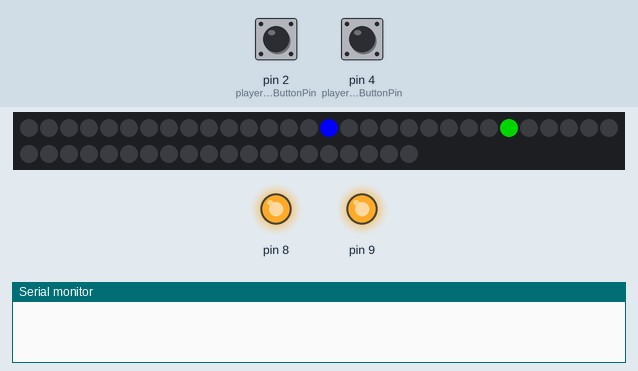
Recording of a sketch running on a simulated Arduino Uno, built with avr-gcc and run on an emulated ATmega328P. On the bench: 50 RGB LEDs in strip order, left to right, continuing on the next row, output pins drawn as LEDs (lit = HIGH), the last lines printed to the serial monitor. The inputs (shaded band) are chosen by the test bench; at power-on: pin 2 (playerOneButtonPin) LOW, pin 4 (playerTwoButtonPin) LOW. Random numbers use the default seed unless the sketch sets one.

Above: at 1.2 s.
1.3 s: pin 2 (playerOneButtonPin) pulled HIGH for 1 s
At 2.9 s:
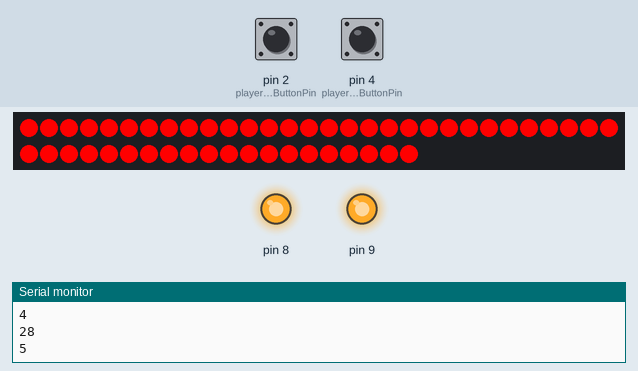
5.0 s: pin 4 (playerTwoButtonPin) pulled HIGH for 1 s
7.5 s: pin 2 (playerOneButtonPin) pulled HIGH for 3.2 s
At 8.84 s:
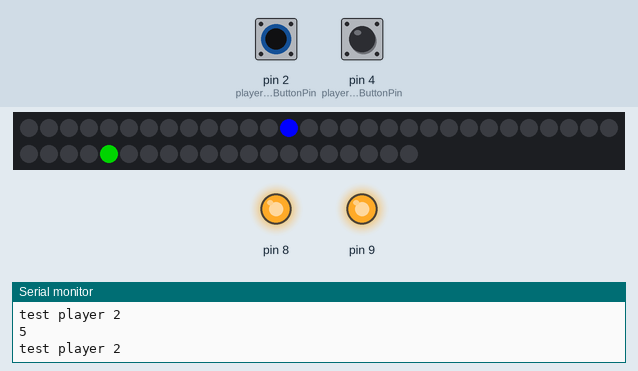
Timing chart, 0 to 10.5 s (numbered marks = the images above; inputs shaded):
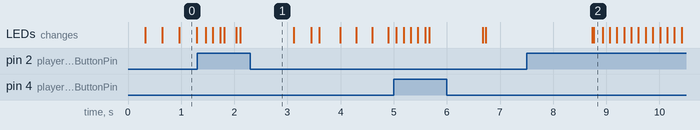

The sketch:

logic00.ino
```cpp
#include <FastLED.h>
#define NUM_LEDS 50
#define DATA_PIN 3
CRGB leds[NUM_LEDS];


int ledPositionIndex = 0;
int playerIndex = 1; // Player One = 1, Player Two = 2

int playerOneDelay = 30;
int playerTwoDelay = 30;

int playerOneCount = 0;
int playerTwoCount = 0;

int playerOneErrorCount = 0;
int playerTwoErrorCount = 0;

int maxerror = 5;

int playerOneButtonState = 0;
int playerTwoButtonState = 0;

int playerOneButtonPin = 2;
int playerTwoButtonPin = 4;

int goalLEDIndex = 24;

int LEDdelay = 30;

void setup() {
   FastLED.addLeds<WS2811, DATA_PIN>(leds, NUM_LEDS);
   pinMode(4, INPUT);
   pinMode(8, OUTPUT);
   pinMode(9,OUTPUT);

   digitalWrite(8, HIGH);
   digitalWrite(9, HIGH);
   randomSeed(analogRead(0));
   Serial.begin(9600);
}
void loop() {
    for(ledPositionIndex; ledPositionIndex < NUM_LEDS; ledPositionIndex++) {
        leds[ledPositionIndex] = CRGB::Blue;
        leds[goalLEDIndex] = CRGB::Green;
        FastLED.show();
        delay(LEDdelay);
        if (playerIndex == 1){
          playerOneButtonState = digitalRead(playerOneButtonPin);

          if(playerOneButtonState == HIGH && ledPositionIndex == goalLEDIndex) {
            goalLEDIndex = random(0, 50);
            LEDdelay -= 2;
            playerOneCount++;
            Serial.println(LEDdelay);
            delay(100);
          }
          else if (playerOneButtonState == HIGH && ledPositionIndex != goalLEDIndex){
              playerOneErrorCount++;
              delay(75);
               Serial.println(playerOneErrorCount);
            }
           if (playerOneErrorCount == maxerror){
            fill_solid(leds,50, CRGB::Red);

            FastLED.show();
            delay(1000);
            fill_solid(leds,50, CRGB::Black);

            playerIndex = 2;
            playerOneErrorCount == 0;
            }

        }
        if (playerIndex == 2){
          Serial.println("test player 2");
          playerTwoButtonState = digitalRead(playerTwoButtonPin);

          if(playerTwoButtonState == HIGH && ledPositionIndex == goalLEDIndex) {
            goalLEDIndex = random(0, 50);
            LEDdelay -= 2;
            playerOneCount++;
            Serial.println(LEDdelay);
            delay(100);
          }
          else if (playerTwoButtonState == HIGH && ledPositionIndex != goalLEDIndex){
              playerTwoErrorCount++;
              delay(75);
               Serial.println(playerTwoErrorCount);
            }
           if (playerTwoErrorCount == maxerror){
            fill_solid(leds,50, CRGB::Red);

            FastLED.show();
            delay(1000);
            fill_solid(leds,50, CRGB::Black);

            playerIndex = 1;
            playerTwoErrorCount == 0;
            }

        }
        // clear this led for the next time around the loop
        leds[ledPositionIndex] = CRGB::Black;
        leds[goalLEDIndex] = CRGB::Green;
        FastLED.show();
        delay(LEDdelay);
    }
  leds[goalLEDIndex] = CRGB::Black;
  FastLED.show();
  ledPositionIndex = 0;

}
```
